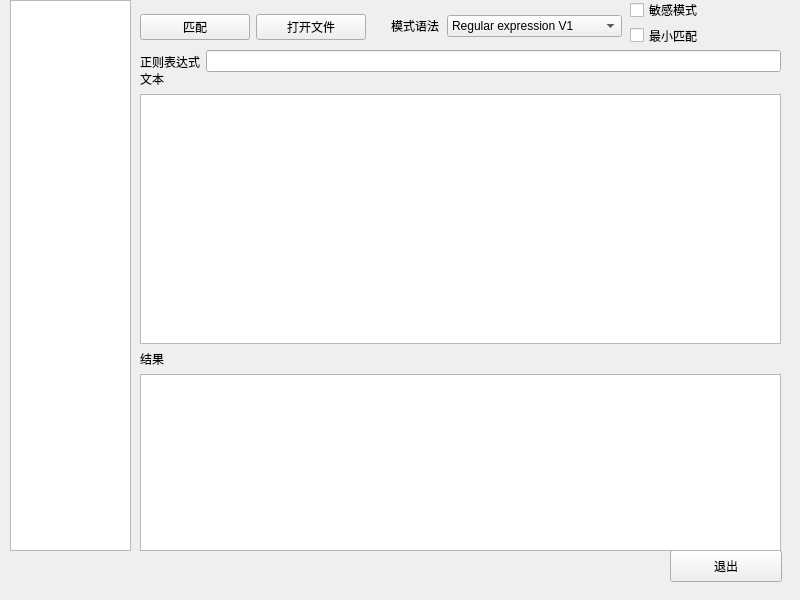
<?xml version="1.0" encoding="UTF-8"?>
<ui version="4.0">
 <class>Myre</class>
 <widget class="QMainWindow" name="Myre">
  <property name="geometry">
   <rect>
    <x>0</x>
    <y>0</y>
    <width>800</width>
    <height>600</height>
   </rect>
  </property>
  <property name="windowTitle">
   <string>Myre</string>
  </property>
  <widget class="QWidget" name="centralwidget">
   <widget class="QPushButton" name="pushButton_exit">
    <property name="geometry">
     <rect>
      <x>670</x>
      <y>550</y>
      <width>112</width>
      <height>32</height>
     </rect>
    </property>
    <property name="text">
     <string>退出</string>
    </property>
   </widget>
   <widget class="QListView" name="listView">
    <property name="geometry">
     <rect>
      <x>10</x>
      <y>0</y>
      <width>121</width>
      <height>551</height>
     </rect>
    </property>
   </widget>
   <widget class="QWidget" name="">
    <property name="geometry">
     <rect>
      <x>140</x>
      <y>10</y>
      <width>226</width>
      <height>34</height>
     </rect>
    </property>
    <layout class="QHBoxLayout" name="horizontalLayout_2">
     <item>
      <widget class="QPushButton" name="pushButton_excute">
       <property name="text">
        <string>匹配</string>
       </property>
      </widget>
     </item>
     <item>
      <widget class="QPushButton" name="pushButton_openfile">
       <property name="text">
        <string>打开文件</string>
       </property>
      </widget>
     </item>
    </layout>
   </widget>
   <widget class="QWidget" name="">
    <property name="geometry">
     <rect>
      <x>140</x>
      <y>50</y>
      <width>641</width>
      <height>23</height>
     </rect>
    </property>
    <layout class="QHBoxLayout" name="horizontalLayout">
     <item>
      <widget class="QLabel" name="label_3">
       <property name="text">
        <string>正则表达式</string>
       </property>
      </widget>
     </item>
     <item>
      <widget class="QLineEdit" name="lineEdit"/>
     </item>
    </layout>
   </widget>
   <widget class="QWidget" name="">
    <property name="geometry">
     <rect>
      <x>140</x>
      <y>70</y>
      <width>641</width>
      <height>481</height>
     </rect>
    </property>
    <layout class="QVBoxLayout" name="verticalLayout">
     <item>
      <widget class="QLabel" name="label">
       <property name="text">
        <string>文本</string>
       </property>
      </widget>
     </item>
     <item>
      <widget class="QTextEdit" name="textEdit_text">
       <property name="minimumSize">
        <size>
         <width>0</width>
         <height>250</height>
        </size>
       </property>
      </widget>
     </item>
     <item>
      <widget class="QLabel" name="label_2">
       <property name="text">
        <string>结果</string>
       </property>
      </widget>
     </item>
     <item>
      <widget class="QTextEdit" name="textEdit_result"/>
     </item>
    </layout>
   </widget>
   <widget class="QWidget" name="">
    <property name="geometry">
     <rect>
      <x>391</x>
      <y>10</y>
      <width>231</width>
      <height>32</height>
     </rect>
    </property>
    <layout class="QHBoxLayout" name="horizontalLayout_3">
     <item>
      <widget class="QLabel" name="label_4">
       <property name="maximumSize">
        <size>
         <width>50</width>
         <height>16777215</height>
        </size>
       </property>
       <property name="text">
        <string>模式语法</string>
       </property>
      </widget>
     </item>
     <item>
      <widget class="QComboBox" name="comboBox_pattern">
       <item>
        <property name="text">
         <string>Regular expression V1</string>
        </property>
       </item>
       <item>
        <property name="text">
         <string>Regular expression V2</string>
        </property>
       </item>
       <item>
        <property name="text">
         <string>WildCard</string>
        </property>
       </item>
       <item>
        <property name="text">
         <string>Fixed String</string>
        </property>
       </item>
       <item>
        <property name="text">
         <string>W3C Xml Schema 1.1</string>
        </property>
       </item>
      </widget>
     </item>
    </layout>
   </widget>
   <widget class="QWidget" name="">
    <property name="geometry">
     <rect>
      <x>630</x>
      <y>0</y>
      <width>138</width>
      <height>45</height>
     </rect>
    </property>
    <layout class="QVBoxLayout" name="verticalLayout_2">
     <item>
      <widget class="QCheckBox" name="checkBox_sensetivity">
       <property name="text">
        <string>敏感模式</string>
       </property>
      </widget>
     </item>
     <item>
      <widget class="QCheckBox" name="checkBox_min">
       <property name="text">
        <string>最小匹配</string>
       </property>
      </widget>
     </item>
    </layout>
   </widget>
  </widget>
  <widget class="QMenuBar" name="menubar">
   <property name="geometry">
    <rect>
     <x>0</x>
     <y>0</y>
     <width>800</width>
     <height>22</height>
    </rect>
   </property>
  </widget>
 </widget>
 <resources/>
 <connections/>
</ui>
